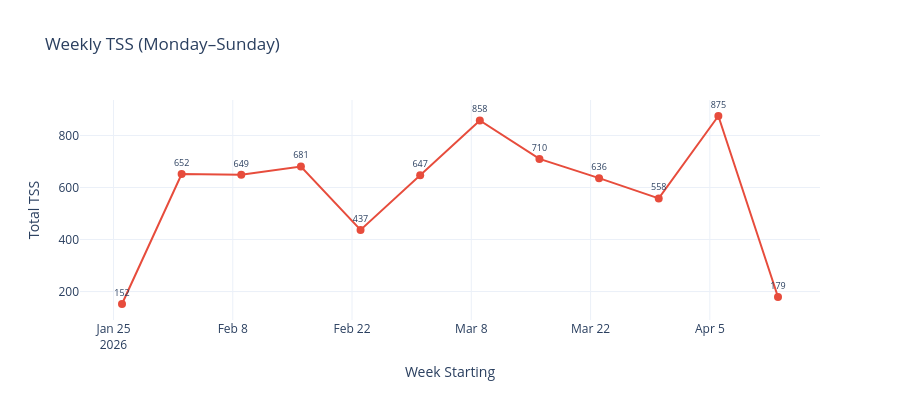

This figure's notebook cell:
### Code cell
# Weekly TSS line plot (Monday to Sunday)
df_wtss = df_selected.dropna(subset=['WorkoutDay']).copy()
df_wtss['TSS'] = pd.to_numeric(df_wtss['TSS'], errors='coerce')
df_wtss['WeekStart'] = df_wtss['WorkoutDay'].dt.to_period('W-SUN').apply(lambda p: p.start_time)

weekly_tss_plot = df_wtss.groupby('WeekStart')['TSS'].sum().round(0).reset_index()
weekly_tss_plot.columns = ['WeekStart', 'TSS']
weekly_tss_plot['WeekLabel'] = weekly_tss_plot['WeekStart'].dt.strftime('%b %d')

fig = go.Figure()
fig.add_trace(go.Scatter(
    x=weekly_tss_plot['WeekStart'], y=weekly_tss_plot['TSS'],
    mode='lines+markers+text',
    text=weekly_tss_plot['TSS'].astype(int).astype(str),
    textposition='top center', textfont=dict(size=9),
    line=dict(color='#e74c3c', width=2),
    marker=dict(size=8, color='#e74c3c')
))

fig.update_layout(
    title='Weekly TSS (Monday–Sunday)',
    xaxis_title='Week Starting', yaxis_title='Total TSS',
    template='plotly_white', height=400,
    hovermode='x unified'
)

fig.show()

### Figure 1 — Plotly figure (JSON) as saved in the notebook; plotly's stock layout.template omitted (floating-point values rounded to 4 significant figures)
{"data": [{"line": {"color": "#e74c3c", "width": 2}, "marker": {"color": "#e74c3c", "size": 8}, "mode": "lines+markers+text", "text": ["152", "652", "649", "681", "437", "647", "858", "710", "636", "558", "875", "179"], "textfont": {"size": 9}, "textposition": "top center", "type": "scatter", "x": ["2026-01-26T00:00:00.000000000", "2026-02-02T00:00:00.000000000", "2026-02-09T00:00:00.000000000", "2026-02-16T00:00:00.000000000", "2026-02-23T00:00:00.000000000", "2026-03-02T00:00:00.000000000", "2026-03-09T00:00:00.000000000", "2026-03-16T00:00:00.000000000", "2026-03-23T00:00:00.000000000", "2026-03-30T00:00:00.000000000", "2026-04-06T00:00:00.000000000", "2026-04-13T00:00:00.000000000"], "y": [152.0, 652.0, 649.0, 681.0, 437.0, 647.0, 858.0, 710.0, 636.0, 558.0, 875.0, 179.0]}], "layout": {"height": 400, "hovermode": "x unified", "title": {"text": "Weekly TSS (Monday–Sunday)"}, "xaxis": {"title": {"text": "Week Starting"}}, "yaxis": {"title": {"text": "Total TSS"}}}}
